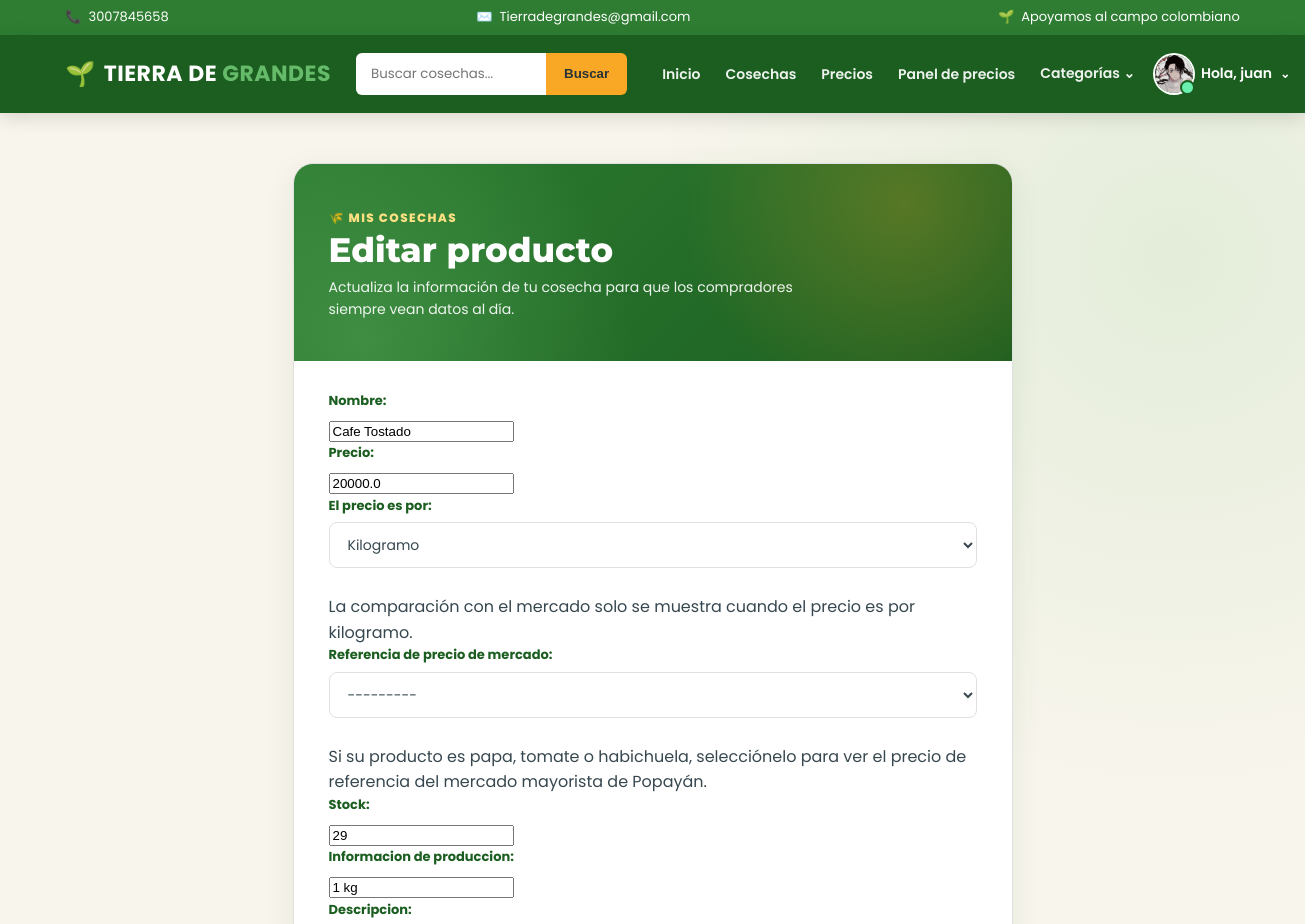
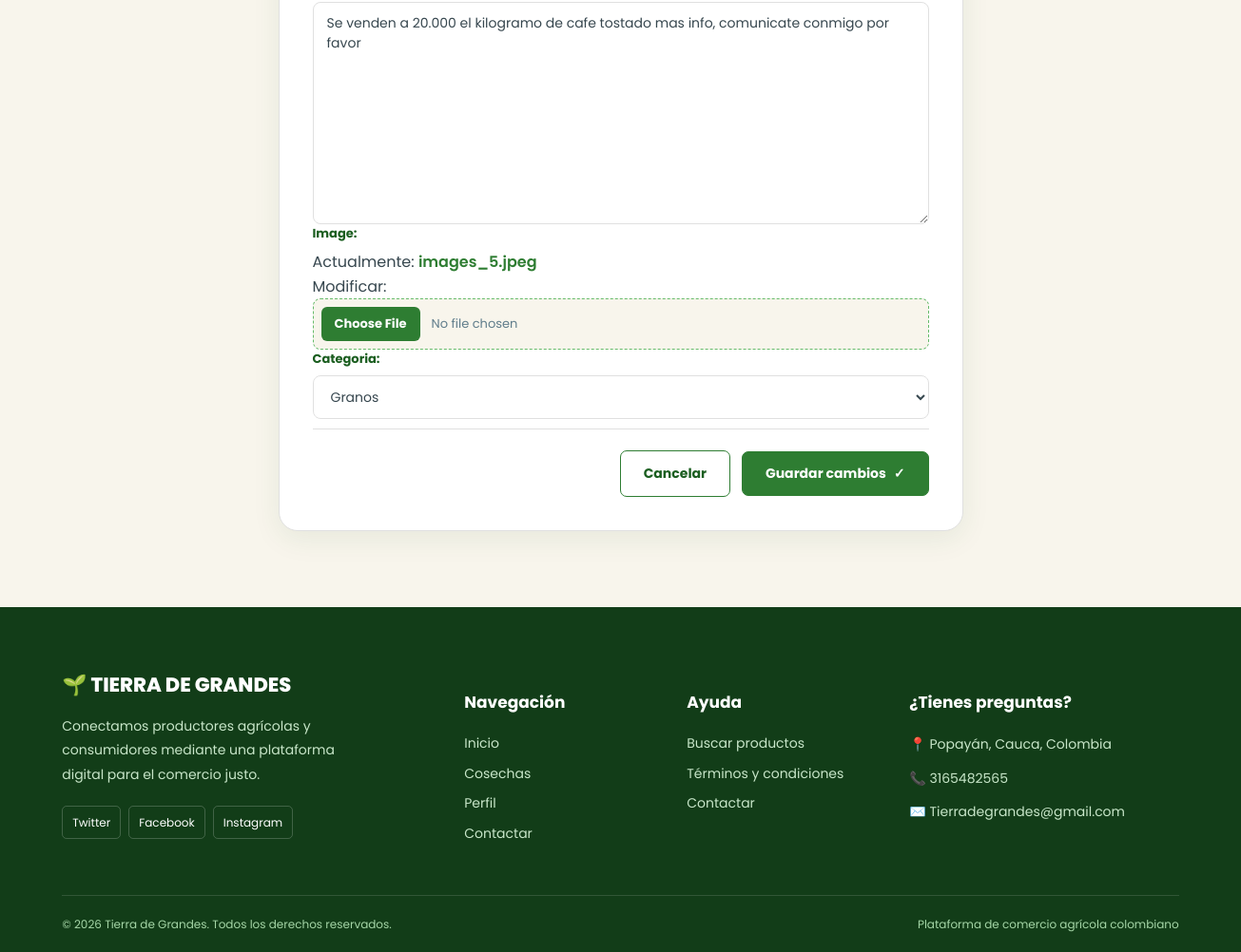
The page /modificar_producto/3/ (signed in) on the database its author committed (2 pictures, top to bottom).
### cuentas/models.py (models this page shows, shortened)
class Cuentas (AbstractBaseUser):
    nombres = models.CharField(max_length=50)
    apellidos = models.CharField(max_length=50)
    nombreusuario = models.CharField(max_length=50, unique=True)
    email = models.CharField(max_length=100, unique=True)
    numero_telefono = models.CharField(max_length=50)
    date_joined = models.DateTimeField(auto_now_add=True)
    last_login = models.DateTimeField(auto_now_add=True)
    is_admin = models.BooleanField(default=False)
    is_staff = models.BooleanField(default=False)
    is_active = models.BooleanField(default=False)
    is_superadmin = models.BooleanField(default=False)
    USERNAME_FIELD = 'email'
    REQUIRED_FIELDS = ['nombreusuario', 'nombres', 'apellidos']
    objects = CuentaAdd()
    def full_nombre(self):
        return f'{self.nombres} {self.apellidos}'

class UserPerfil(models.Model):
    user = models.OneToOneField(Cuentas, on_delete=models.CASCADE)
    direccion_linea_1 = models.CharField(blank=True, max_length=100)
    direccion_linea_2 = models.CharField(blank=True, max_length=100)
    image_perfil = models.ImageField(upload_to='userperfil')
    ciudad = models.CharField(blank=True, max_length=20)
    departamento = models.CharField(blank=True, max_length=20)
    descripcion = models.TextField()
    instagram = models.URLField("Instagram", max_length=200, blank=True)
    tiktok = models.URLField("TikTok", max_length=200, blank=True)
    facebook = models.URLField("Facebook", max_length=200, blank=True)

### productos/models.py (models this page shows, shortened)
class Producto(models.Model):
    user = models.ForeignKey(Cuentas,on_delete=models.CASCADE, related_name='product')
    nombre = models.CharField(max_length=50)
    slug= AutoSlugField(populate_from='nombre')
    precio = models.FloatField()  # Field name made lowercase.
    Informacion_de_produccion = models.CharField(max_length=100)
    image = models.ImageField()  # Field name made lowercase.
    stock = models.IntegerField()
    timestamp = models.DateTimeField(default=timezone.now)
    descripcion = models.TextField()
    categoria = models.ForeignKey(Categoria,on_delete=models.CASCADE, related_name='productoscat')
    destacado=models.BooleanField(default=True)
    activo=models.BooleanField(default=True)
    fecha_creacion = models.DateTimeField(auto_now_add=True)
    modificacion_date = models.DateTimeField(auto_now=True)
    unidad_precio = models.CharField(max_length=10, choices=UNIDADES_PRECIO, default="kg")
    producto_sipsa = models.CharField(
        max_length=100, blank=True, choices=PRODUCTOS_SIPSA,
        help_text="Producto equivalente en el SIPSA, si tiene precio de referencia",
    )
    class Meta:
        ordering = ['-timestamp']
        verbose_name = 'Producto'
        verbose_name_plural = 'Productos'
        ordering = ['-id']

### categorias/models.py (models this page shows)
class Categoria(models.Model):
    nombre = models.CharField(max_length=45)
    slug = models.CharField(max_length=100, unique=True)
    descripcion = models.TextField()
    image = models.ImageField(blank=True, null=True)
    activo=models.BooleanField(default=True)
    def get_url(self):
        return reverse('productos_categoria', args=[self.slug])
    def __str__(self):
        return self.nombre
    class Meta:
        verbose_name_plural='Categoria'

### productos/views.py (the view, shortened to what this page needs)
# urls.py: path('modificar_producto/<int:pk>/', modificar_producto, name="modificar_producto"),
@login_required
def modificar_producto(request, pk):
    producto = get_object_or_404(Producto, pk=pk)
    if producto.user_id != request.user.pk and not request.user.is_superuser:
        messages.error(request, 'No tienes permiso para modificar este producto')
        return redirect('inicio')
    data = {'form': ProductoForm(instance=producto)}
    return render(request, 'producto/modificar.html', data)

### tiera_de_grandes/templates/producto/modificar.html (shortened to what this page needs)
{% extends 'index.html' %}
{% load static %}
{% block extra_css %}
    <link rel="stylesheet" href="{% static 'css/editar_perfil.css' %}">
    <link rel="stylesheet" href="{% static 'css/editar_producto.css' %}">
{% endblock extra_css %}
{% block content %}
<main class="edit-page">
    <div class="container">
        <div class="edit-card product-edit">
            <header class="edit-header">
                <div class="edit-header-overlay"></div>
                <div class="edit-header-content">
                    <div>
                        <span class="edit-tag">🌾 MIS COSECHAS</span>
                        <h1>Editar producto</h1>
                        <p>Actualiza la información de tu cosecha para que los compradores siempre vean datos al día.</p>
                    </div>
                </div>
            </header>
            <form action="" method="post" enctype="multipart/form-data" class="edit-form">
                {{ form }}
                <div class="edit-actions">
                    <a href="{% url 'tablero' %}" class="btn-edit-cancel">Cancelar</a>
                    <button type="submit" class="btn-edit-save">
                        Guardar cambios
                        <span aria-hidden="true">✓</span>
                    </button>
                </div>
            </form>
        </div>
    </div>
</main>
{% endblock content %}

### tiera_de_grandes/templates/index.html (shortened to what this page needs)
<!DOCTYPE html>
{% load humanize %}
{% load static %}
<html lang="es">
<head>
    <link rel="stylesheet" href="{% static 'css/index.css' %}">
    <link rel="stylesheet" href="{% static 'css/base_extra.css' %}">
    <link rel="stylesheet" href="{% static 'css/login_tdg.css' %}">
    {% block extra_css %}
    {% endblock extra_css %}
</head>
<body>
    <div class="top-bar">
        <div class="container">
            <div class="top-bar-content">
                <div class="top-item">
                    <span aria-hidden="true">📞</span>
                    <span>3007845658</span>
                </div>
                <div class="top-item">
                    <span aria-hidden="true">✉️</span>
                    <span>Tierradegrandes@gmail.com</span>
                </div>
                <div class="top-item top-message">
                    <span aria-hidden="true">🌱</span>
                    <span>Apoyamos al campo colombiano</span>
                </div>
            </div>
        </div>
    </div>
    <nav class="main-navbar" aria-label="Navegación principal">
        <div class="container">
            <div class="navbar-content">
                <a href="{% url 'inicio' %}" class="brand">
                    <span class="brand-icon" aria-hidden="true">🌱</span>
                    <span>TIERRA DE <strong>GRANDES</strong></span>
                </a>
                <form class="search-form" action="{% url 'buscador' %}" method="get" role="search">
                    <input type="search" name="keyword" placeholder="Buscar cosechas..." aria-label="Buscar productos">
                    <button type="submit">Buscar</button>
                </form>
                <div class="nav-menu">
                    <a href="{% url 'inicio' %}" class="nav-link">Inicio</a>
                    <a href="{% url 'verproducto' %}" class="nav-link">Cosechas</a>
                    <a href="{% url 'inteligencia_artificial:precios_referencia' %}" class="nav-link">Precios</a>
                    <a href="{% url 'inteligencia_artificial:panel_precios' %}" class="nav-link">Panel de precios</a>
                    <div class="nav-dropdown" data-dropdown>
                        <button class="nav-link dropdown-button"
                                type="button"
                                data-dropdown-toggle
                                aria-haspopup="true"
                                aria-expanded="false"
                                aria-controls="categoriasMenu">
                            Categorías <span aria-hidden="true">⌄</span>
                        </button>
                    </div>
                    {% if request.user.is_authenticated %}
                        {% with u=request.user %}
                        <div class="nav-dropdown" data-dropdown>
                            <button class="user-button"
                                    type="button"
                                    data-dropdown-toggle
                                    aria-haspopup="true"
                                    aria-expanded="false"
                                    aria-controls="userMenu">
                                <span class="user-avatar" aria-hidden="true">
                                    <span class="user-initial">{{ u.nombres|default:u.nombreusuario|default:"U"|slice:":1"|upper }}</span>
                                    {% if u.userperfil.image_perfil %}
                                        <img src="{{ u.userperfil.image_perfil.url }}"
                                             alt=""
                                             class="user-photo"
                                             onerror="this.remove()">
                                    {% endif %}
                                </span>
                                <span class="user-name">Hola, {{ u.nombres|default:u.nombreusuario|truncatechars:14 }}</span>
                                <span class="dropdown-caret" aria-hidden="true">⌄</span>
                            </button>
                        </div>
                        {% endwith %}
                    {% else %}
                        <a href="{% url 'login' %}" class="nav-link">Iniciar Sesión</a>
                        <a href="{% url 'registrar' %}" class="register-button">Regístrate</a>
                    {% endif %}
                </div>
            </div>
        </div>
    </nav>
    {% block content %}{% endblock content %}
    <footer class="footer">
        <div class="container">
            <div class="footer-grid">
                <div class="footer-column">
                    <a href="{% url 'inicio' %}" class="footer-brand">🌱 TIERRA DE GRANDES</a>
                    <p>
                        Conectamos productores agrícolas y
                        consumidores mediante una plataforma
                        digital para el comercio justo.
                    </p>
                    <div class="social-links">
                        <a href="https://twitter.com/?lang=es" target="_blank" rel="noopener noreferrer">Twitter</a>
                        <a href="https://www.facebook.com/profile.php?id=100084250750943" target="_blank" rel="noopener noreferrer">Facebook</a>
                        <a href="https://www.instagram.com/" target="_blank" rel="noopener noreferrer">Instagram</a>
                    </div>
                </div>
                <div class="footer-column">
                    <h4>Navegación</h4>
                    <a href="{% url 'inicio' %}">Inicio</a>
                    <a href="{% url 'verproducto' %}">Cosechas</a>
                    {% if request.user.is_authenticated %}
                        <a href="{% url 'perfil' %}">Perfil</a>
                    {% endif %}
                    <a href="{% url 'contactar' %}">Contactar</a>
                </div>
                <div class="footer-column">
                    <h4>Ayuda</h4>
                    <a href="{% url 'verproducto' %}">Buscar productos</a>
                    <a href="#">Términos y condiciones</a>
                    <a href="{% url 'contactar' %}">Contactar</a>
                </div>
                <div class="footer-column">
                    <h4>¿Tienes preguntas?</h4>
                    <p>📍 Popayán, Cauca, Colombia</p>
                    <p>📞 3165482565</p>
                    <p>✉️ Tierradegrandes@gmail.com</p>
                </div>
            </div>
            <div class="footer-bottom">
                <p>© {% now "Y" %} Tierra de Grandes. Todos los derechos reservados.</p>
                <p>Plataforma de comercio agrícola colombiano</p>
            </div>
        </div>
    </footer>
</body>
</html>

### rows shown on the page
Cuentas: userperfil.image_perfil (picture), nombres "juan"
Producto: nombre "Cafe Tostado", precio "20000.0", unidad_precio "Kilogramo", producto_sipsa "---------", stock "29", Informacion_de_produccion "1 kg", descripcion "Se venden a 20.000 el kilogramo de cafe tostado mas info, comunicate conmigo por favor", categoria "Granos"
